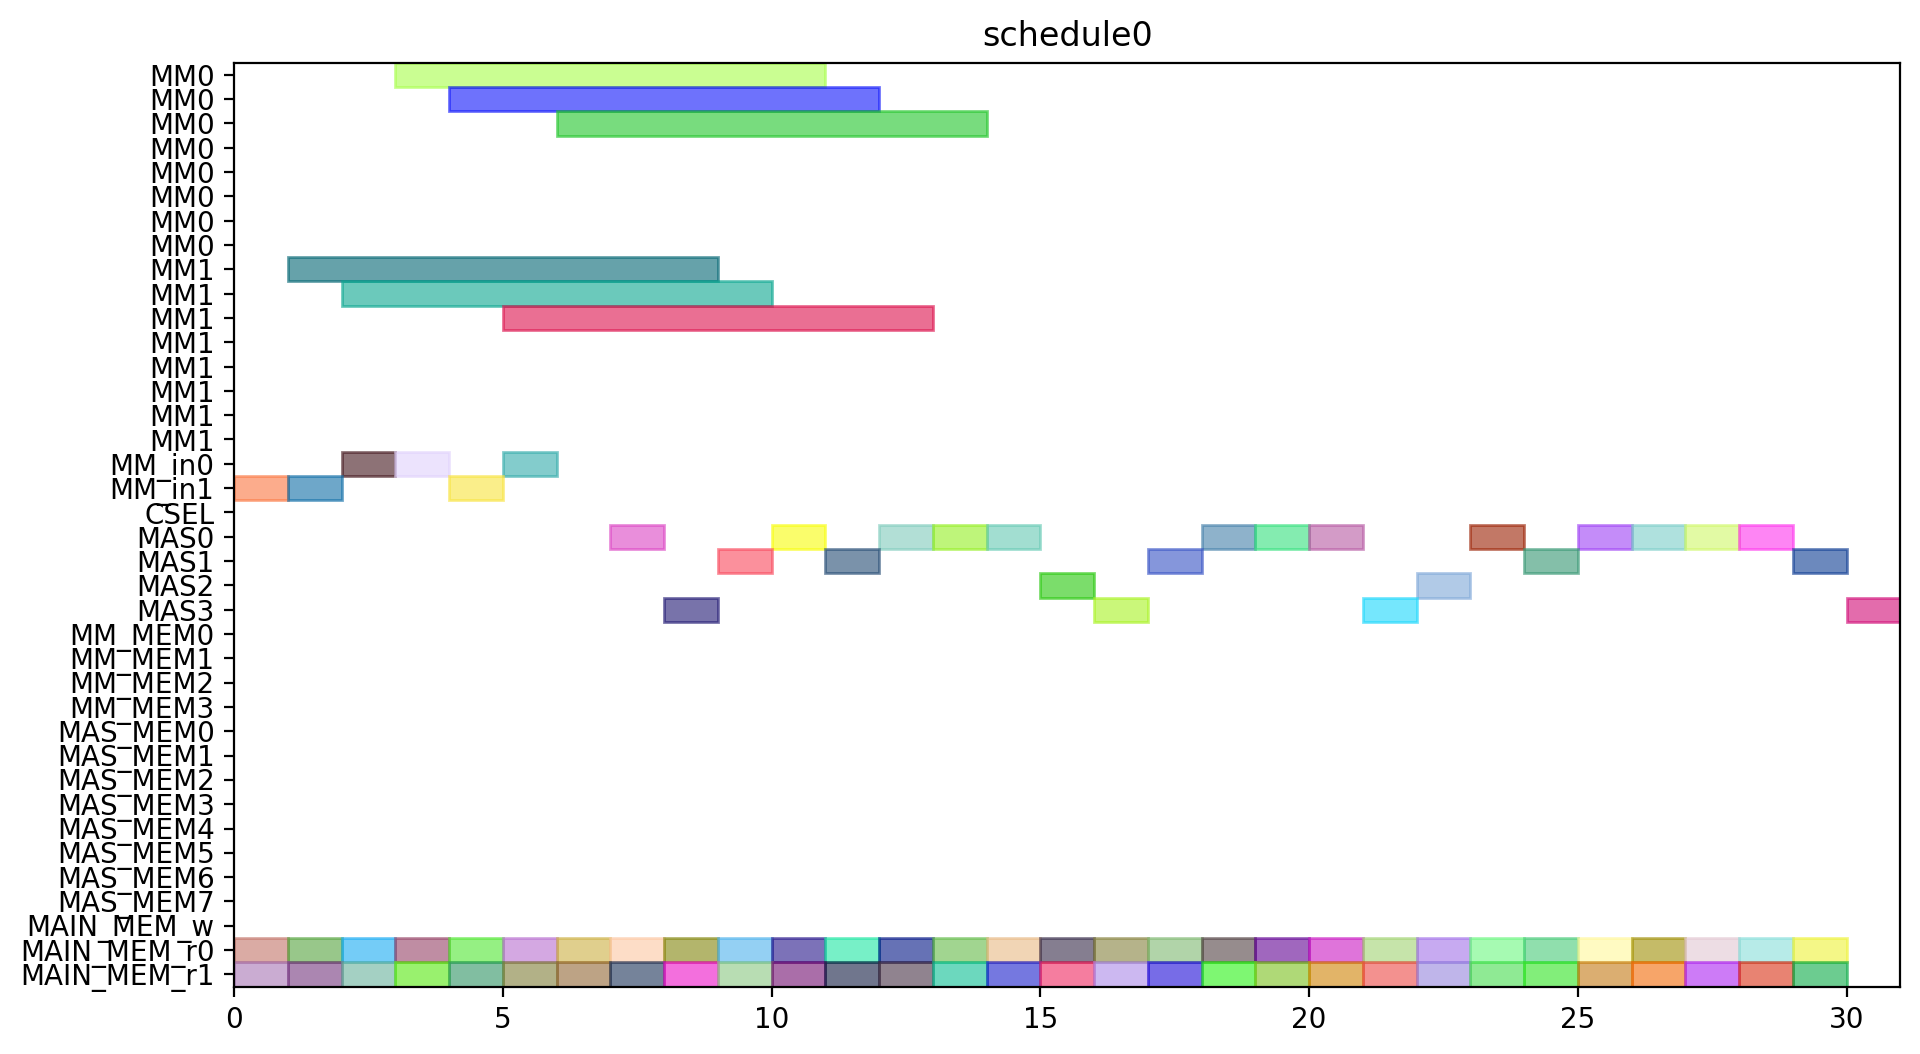

Write Python code to recreate this figure.
from pyschedule import Scenario, solvers, plotters, alt


def solve():
	horizon = 149
	S = Scenario("schedule0", horizon=horizon)

	# resource
	MM = S.Resources('MM', num=2, size=8)
	MM_in = S.Resources('MM_in', num=2)
	CSEL = S.Resource('CSEL')
	MAS = S.Resources('MAS', num=4, size=1, periods=range(1, horizon))
	MM_MEM = S.Resources('MM_MEM', num=4)
	MAS_MEM = S.Resources('MAS_MEM', num=8)
	MAIN_MEM_w = S.Resource('MAIN_MEM_w', size=1)
	MAIN_MEM_r = S.Resources('MAIN_MEM_r', num=2)

	# result of previous scheduling

	# new tasks
	d_t0_a1_0 = S.Task('d_t0_a1_0', length=1, delay_cost=1)
	d_t0_a1_0 += alt(MAS)
	d_t0_a1_0_mem0 = S.Task('d_t0_a1_0_mem0', length=1, delay_cost=1)
	d_t0_a1_0_mem0 += MAIN_MEM_r[0]
	S += d_t0_a1_0_mem0 <= d_t0_a1_0

	d_t0_a1_0_mem1 = S.Task('d_t0_a1_0_mem1', length=1, delay_cost=1)
	d_t0_a1_0_mem1 += MAIN_MEM_r[1]
	S += d_t0_a1_0_mem1 <= d_t0_a1_0

	d_t0_a1_1 = S.Task('d_t0_a1_1', length=1, delay_cost=1)
	d_t0_a1_1 += alt(MAS)
	d_t0_a1_1_mem0 = S.Task('d_t0_a1_1_mem0', length=1, delay_cost=1)
	d_t0_a1_1_mem0 += MAIN_MEM_r[0]
	S += d_t0_a1_1_mem0 <= d_t0_a1_1

	d_t0_a1_1_mem1 = S.Task('d_t0_a1_1_mem1', length=1, delay_cost=1)
	d_t0_a1_1_mem1 += MAIN_MEM_r[1]
	S += d_t0_a1_1_mem1 <= d_t0_a1_1

	d_t0_t10 = S.Task('d_t0_t10', length=1, delay_cost=1)
	d_t0_t10 += alt(MAS)
	d_t0_t10_mem0 = S.Task('d_t0_t10_mem0', length=1, delay_cost=1)
	d_t0_t10_mem0 += MAIN_MEM_r[0]
	S += d_t0_t10_mem0 <= d_t0_t10

	d_t0_t10_mem1 = S.Task('d_t0_t10_mem1', length=1, delay_cost=1)
	d_t0_t10_mem1 += MAIN_MEM_r[1]
	S += d_t0_t10_mem1 <= d_t0_t10

	d_t0_t11 = S.Task('d_t0_t11', length=1, delay_cost=1)
	d_t0_t11 += alt(MAS)
	d_t0_t11_mem0 = S.Task('d_t0_t11_mem0', length=1, delay_cost=1)
	d_t0_t11_mem0 += MAIN_MEM_r[0]
	S += d_t0_t11_mem0 <= d_t0_t11

	d_t0_t11_mem1 = S.Task('d_t0_t11_mem1', length=1, delay_cost=1)
	d_t0_t11_mem1 += MAIN_MEM_r[1]
	S += d_t0_t11_mem1 <= d_t0_t11

	d_t0_t3_t0 = S.Task('d_t0_t3_t0', length=8, delay_cost=1)
	d_t0_t3_t0 += alt(MM)
	d_t0_t3_t0_in = S.Task('d_t0_t3_t0_in', length=1, delay_cost=1)
	d_t0_t3_t0_in += alt(MM_in)
	S += d_t0_t3_t0_in*MM_in[0]<=d_t0_t3_t0*MM[0]
	S += d_t0_t3_t0_in*MM_in[1]<=d_t0_t3_t0*MM[1]
	d_t0_t3_t0_mem0 = S.Task('d_t0_t3_t0_mem0', length=1, delay_cost=1)
	d_t0_t3_t0_mem0 += MAIN_MEM_r[0]
	S += d_t0_t3_t0_mem0 <= d_t0_t3_t0

	d_t0_t3_t0_mem1 = S.Task('d_t0_t3_t0_mem1', length=1, delay_cost=1)
	d_t0_t3_t0_mem1 += MAIN_MEM_r[1]
	S += d_t0_t3_t0_mem1 <= d_t0_t3_t0

	d_t0_t3_t1 = S.Task('d_t0_t3_t1', length=8, delay_cost=1)
	d_t0_t3_t1 += alt(MM)
	d_t0_t3_t1_in = S.Task('d_t0_t3_t1_in', length=1, delay_cost=1)
	d_t0_t3_t1_in += alt(MM_in)
	S += d_t0_t3_t1_in*MM_in[0]<=d_t0_t3_t1*MM[0]
	S += d_t0_t3_t1_in*MM_in[1]<=d_t0_t3_t1*MM[1]
	d_t0_t3_t1_mem0 = S.Task('d_t0_t3_t1_mem0', length=1, delay_cost=1)
	d_t0_t3_t1_mem0 += MAIN_MEM_r[0]
	S += d_t0_t3_t1_mem0 <= d_t0_t3_t1

	d_t0_t3_t1_mem1 = S.Task('d_t0_t3_t1_mem1', length=1, delay_cost=1)
	d_t0_t3_t1_mem1 += MAIN_MEM_r[1]
	S += d_t0_t3_t1_mem1 <= d_t0_t3_t1

	d_t0_t3_t2 = S.Task('d_t0_t3_t2', length=1, delay_cost=1)
	d_t0_t3_t2 += alt(MAS)
	d_t0_t3_t2_mem0 = S.Task('d_t0_t3_t2_mem0', length=1, delay_cost=1)
	d_t0_t3_t2_mem0 += MAIN_MEM_r[0]
	S += d_t0_t3_t2_mem0 <= d_t0_t3_t2

	d_t0_t3_t2_mem1 = S.Task('d_t0_t3_t2_mem1', length=1, delay_cost=1)
	d_t0_t3_t2_mem1 += MAIN_MEM_r[1]
	S += d_t0_t3_t2_mem1 <= d_t0_t3_t2

	d_t0_t3_t3 = S.Task('d_t0_t3_t3', length=1, delay_cost=1)
	d_t0_t3_t3 += alt(MAS)
	d_t0_t3_t3_mem0 = S.Task('d_t0_t3_t3_mem0', length=1, delay_cost=1)
	d_t0_t3_t3_mem0 += MAIN_MEM_r[0]
	S += d_t0_t3_t3_mem0 <= d_t0_t3_t3

	d_t0_t3_t3_mem1 = S.Task('d_t0_t3_t3_mem1', length=1, delay_cost=1)
	d_t0_t3_t3_mem1 += MAIN_MEM_r[1]
	S += d_t0_t3_t3_mem1 <= d_t0_t3_t3

	d_t1_a1_0 = S.Task('d_t1_a1_0', length=1, delay_cost=1)
	d_t1_a1_0 += alt(MAS)
	d_t1_a1_0_mem0 = S.Task('d_t1_a1_0_mem0', length=1, delay_cost=1)
	d_t1_a1_0_mem0 += MAIN_MEM_r[0]
	S += d_t1_a1_0_mem0 <= d_t1_a1_0

	d_t1_a1_0_mem1 = S.Task('d_t1_a1_0_mem1', length=1, delay_cost=1)
	d_t1_a1_0_mem1 += MAIN_MEM_r[1]
	S += d_t1_a1_0_mem1 <= d_t1_a1_0

	d_t1_a1_1 = S.Task('d_t1_a1_1', length=1, delay_cost=1)
	d_t1_a1_1 += alt(MAS)
	d_t1_a1_1_mem0 = S.Task('d_t1_a1_1_mem0', length=1, delay_cost=1)
	d_t1_a1_1_mem0 += MAIN_MEM_r[0]
	S += d_t1_a1_1_mem0 <= d_t1_a1_1

	d_t1_a1_1_mem1 = S.Task('d_t1_a1_1_mem1', length=1, delay_cost=1)
	d_t1_a1_1_mem1 += MAIN_MEM_r[1]
	S += d_t1_a1_1_mem1 <= d_t1_a1_1

	d_t1_t10 = S.Task('d_t1_t10', length=1, delay_cost=1)
	d_t1_t10 += alt(MAS)
	d_t1_t10_mem0 = S.Task('d_t1_t10_mem0', length=1, delay_cost=1)
	d_t1_t10_mem0 += MAIN_MEM_r[0]
	S += d_t1_t10_mem0 <= d_t1_t10

	d_t1_t10_mem1 = S.Task('d_t1_t10_mem1', length=1, delay_cost=1)
	d_t1_t10_mem1 += MAIN_MEM_r[1]
	S += d_t1_t10_mem1 <= d_t1_t10

	d_t1_t11 = S.Task('d_t1_t11', length=1, delay_cost=1)
	d_t1_t11 += alt(MAS)
	d_t1_t11_mem0 = S.Task('d_t1_t11_mem0', length=1, delay_cost=1)
	d_t1_t11_mem0 += MAIN_MEM_r[0]
	S += d_t1_t11_mem0 <= d_t1_t11

	d_t1_t11_mem1 = S.Task('d_t1_t11_mem1', length=1, delay_cost=1)
	d_t1_t11_mem1 += MAIN_MEM_r[1]
	S += d_t1_t11_mem1 <= d_t1_t11

	d_t1_t3_t0 = S.Task('d_t1_t3_t0', length=8, delay_cost=1)
	d_t1_t3_t0 += alt(MM)
	d_t1_t3_t0_in = S.Task('d_t1_t3_t0_in', length=1, delay_cost=1)
	d_t1_t3_t0_in += alt(MM_in)
	S += d_t1_t3_t0_in*MM_in[0]<=d_t1_t3_t0*MM[0]
	S += d_t1_t3_t0_in*MM_in[1]<=d_t1_t3_t0*MM[1]
	d_t1_t3_t0_mem0 = S.Task('d_t1_t3_t0_mem0', length=1, delay_cost=1)
	d_t1_t3_t0_mem0 += MAIN_MEM_r[0]
	S += d_t1_t3_t0_mem0 <= d_t1_t3_t0

	d_t1_t3_t0_mem1 = S.Task('d_t1_t3_t0_mem1', length=1, delay_cost=1)
	d_t1_t3_t0_mem1 += MAIN_MEM_r[1]
	S += d_t1_t3_t0_mem1 <= d_t1_t3_t0

	d_t1_t3_t1 = S.Task('d_t1_t3_t1', length=8, delay_cost=1)
	d_t1_t3_t1 += alt(MM)
	d_t1_t3_t1_in = S.Task('d_t1_t3_t1_in', length=1, delay_cost=1)
	d_t1_t3_t1_in += alt(MM_in)
	S += d_t1_t3_t1_in*MM_in[0]<=d_t1_t3_t1*MM[0]
	S += d_t1_t3_t1_in*MM_in[1]<=d_t1_t3_t1*MM[1]
	d_t1_t3_t1_mem0 = S.Task('d_t1_t3_t1_mem0', length=1, delay_cost=1)
	d_t1_t3_t1_mem0 += MAIN_MEM_r[0]
	S += d_t1_t3_t1_mem0 <= d_t1_t3_t1

	d_t1_t3_t1_mem1 = S.Task('d_t1_t3_t1_mem1', length=1, delay_cost=1)
	d_t1_t3_t1_mem1 += MAIN_MEM_r[1]
	S += d_t1_t3_t1_mem1 <= d_t1_t3_t1

	d_t1_t3_t2 = S.Task('d_t1_t3_t2', length=1, delay_cost=1)
	d_t1_t3_t2 += alt(MAS)
	d_t1_t3_t2_mem0 = S.Task('d_t1_t3_t2_mem0', length=1, delay_cost=1)
	d_t1_t3_t2_mem0 += MAIN_MEM_r[0]
	S += d_t1_t3_t2_mem0 <= d_t1_t3_t2

	d_t1_t3_t2_mem1 = S.Task('d_t1_t3_t2_mem1', length=1, delay_cost=1)
	d_t1_t3_t2_mem1 += MAIN_MEM_r[1]
	S += d_t1_t3_t2_mem1 <= d_t1_t3_t2

	d_t1_t3_t3 = S.Task('d_t1_t3_t3', length=1, delay_cost=1)
	d_t1_t3_t3 += alt(MAS)
	d_t1_t3_t3_mem0 = S.Task('d_t1_t3_t3_mem0', length=1, delay_cost=1)
	d_t1_t3_t3_mem0 += MAIN_MEM_r[0]
	S += d_t1_t3_t3_mem0 <= d_t1_t3_t3

	d_t1_t3_t3_mem1 = S.Task('d_t1_t3_t3_mem1', length=1, delay_cost=1)
	d_t1_t3_t3_mem1 += MAIN_MEM_r[1]
	S += d_t1_t3_t3_mem1 <= d_t1_t3_t3

	d_t2_a1_0 = S.Task('d_t2_a1_0', length=1, delay_cost=1)
	d_t2_a1_0 += alt(MAS)
	d_t2_a1_0_mem0 = S.Task('d_t2_a1_0_mem0', length=1, delay_cost=1)
	d_t2_a1_0_mem0 += MAIN_MEM_r[0]
	S += d_t2_a1_0_mem0 <= d_t2_a1_0

	d_t2_a1_0_mem1 = S.Task('d_t2_a1_0_mem1', length=1, delay_cost=1)
	d_t2_a1_0_mem1 += MAIN_MEM_r[1]
	S += d_t2_a1_0_mem1 <= d_t2_a1_0

	d_t2_a1_1 = S.Task('d_t2_a1_1', length=1, delay_cost=1)
	d_t2_a1_1 += alt(MAS)
	d_t2_a1_1_mem0 = S.Task('d_t2_a1_1_mem0', length=1, delay_cost=1)
	d_t2_a1_1_mem0 += MAIN_MEM_r[0]
	S += d_t2_a1_1_mem0 <= d_t2_a1_1

	d_t2_a1_1_mem1 = S.Task('d_t2_a1_1_mem1', length=1, delay_cost=1)
	d_t2_a1_1_mem1 += MAIN_MEM_r[1]
	S += d_t2_a1_1_mem1 <= d_t2_a1_1

	d_t2_t10 = S.Task('d_t2_t10', length=1, delay_cost=1)
	d_t2_t10 += alt(MAS)
	d_t2_t10_mem0 = S.Task('d_t2_t10_mem0', length=1, delay_cost=1)
	d_t2_t10_mem0 += MAIN_MEM_r[0]
	S += d_t2_t10_mem0 <= d_t2_t10

	d_t2_t10_mem1 = S.Task('d_t2_t10_mem1', length=1, delay_cost=1)
	d_t2_t10_mem1 += MAIN_MEM_r[1]
	S += d_t2_t10_mem1 <= d_t2_t10

	d_t2_t11 = S.Task('d_t2_t11', length=1, delay_cost=1)
	d_t2_t11 += alt(MAS)
	d_t2_t11_mem0 = S.Task('d_t2_t11_mem0', length=1, delay_cost=1)
	d_t2_t11_mem0 += MAIN_MEM_r[0]
	S += d_t2_t11_mem0 <= d_t2_t11

	d_t2_t11_mem1 = S.Task('d_t2_t11_mem1', length=1, delay_cost=1)
	d_t2_t11_mem1 += MAIN_MEM_r[1]
	S += d_t2_t11_mem1 <= d_t2_t11

	d_t2_t3_t0 = S.Task('d_t2_t3_t0', length=8, delay_cost=1)
	d_t2_t3_t0 += alt(MM)
	d_t2_t3_t0_in = S.Task('d_t2_t3_t0_in', length=1, delay_cost=1)
	d_t2_t3_t0_in += alt(MM_in)
	S += d_t2_t3_t0_in*MM_in[0]<=d_t2_t3_t0*MM[0]
	S += d_t2_t3_t0_in*MM_in[1]<=d_t2_t3_t0*MM[1]
	d_t2_t3_t0_mem0 = S.Task('d_t2_t3_t0_mem0', length=1, delay_cost=1)
	d_t2_t3_t0_mem0 += MAIN_MEM_r[0]
	S += d_t2_t3_t0_mem0 <= d_t2_t3_t0

	d_t2_t3_t0_mem1 = S.Task('d_t2_t3_t0_mem1', length=1, delay_cost=1)
	d_t2_t3_t0_mem1 += MAIN_MEM_r[1]
	S += d_t2_t3_t0_mem1 <= d_t2_t3_t0

	d_t2_t3_t1 = S.Task('d_t2_t3_t1', length=8, delay_cost=1)
	d_t2_t3_t1 += alt(MM)
	d_t2_t3_t1_in = S.Task('d_t2_t3_t1_in', length=1, delay_cost=1)
	d_t2_t3_t1_in += alt(MM_in)
	S += d_t2_t3_t1_in*MM_in[0]<=d_t2_t3_t1*MM[0]
	S += d_t2_t3_t1_in*MM_in[1]<=d_t2_t3_t1*MM[1]
	d_t2_t3_t1_mem0 = S.Task('d_t2_t3_t1_mem0', length=1, delay_cost=1)
	d_t2_t3_t1_mem0 += MAIN_MEM_r[0]
	S += d_t2_t3_t1_mem0 <= d_t2_t3_t1

	d_t2_t3_t1_mem1 = S.Task('d_t2_t3_t1_mem1', length=1, delay_cost=1)
	d_t2_t3_t1_mem1 += MAIN_MEM_r[1]
	S += d_t2_t3_t1_mem1 <= d_t2_t3_t1

	d_t2_t3_t2 = S.Task('d_t2_t3_t2', length=1, delay_cost=1)
	d_t2_t3_t2 += alt(MAS)
	d_t2_t3_t2_mem0 = S.Task('d_t2_t3_t2_mem0', length=1, delay_cost=1)
	d_t2_t3_t2_mem0 += MAIN_MEM_r[0]
	S += d_t2_t3_t2_mem0 <= d_t2_t3_t2

	d_t2_t3_t2_mem1 = S.Task('d_t2_t3_t2_mem1', length=1, delay_cost=1)
	d_t2_t3_t2_mem1 += MAIN_MEM_r[1]
	S += d_t2_t3_t2_mem1 <= d_t2_t3_t2

	d_t2_t3_t3 = S.Task('d_t2_t3_t3', length=1, delay_cost=1)
	d_t2_t3_t3 += alt(MAS)
	d_t2_t3_t3_mem0 = S.Task('d_t2_t3_t3_mem0', length=1, delay_cost=1)
	d_t2_t3_t3_mem0 += MAIN_MEM_r[0]
	S += d_t2_t3_t3_mem0 <= d_t2_t3_t3

	d_t2_t3_t3_mem1 = S.Task('d_t2_t3_t3_mem1', length=1, delay_cost=1)
	d_t2_t3_t3_mem1 += MAIN_MEM_r[1]
	S += d_t2_t3_t3_mem1 <= d_t2_t3_t3

	d_t3000 = S.Task('d_t3000', length=1, delay_cost=1)
	d_t3000 += alt(MAS)
	d_t3000_mem0 = S.Task('d_t3000_mem0', length=1, delay_cost=1)
	d_t3000_mem0 += MAIN_MEM_r[0]
	S += d_t3000_mem0 <= d_t3000

	d_t3000_mem1 = S.Task('d_t3000_mem1', length=1, delay_cost=1)
	d_t3000_mem1 += MAIN_MEM_r[1]
	S += d_t3000_mem1 <= d_t3000

	d_t3001 = S.Task('d_t3001', length=1, delay_cost=1)
	d_t3001 += alt(MAS)
	d_t3001_mem0 = S.Task('d_t3001_mem0', length=1, delay_cost=1)
	d_t3001_mem0 += MAIN_MEM_r[0]
	S += d_t3001_mem0 <= d_t3001

	d_t3001_mem1 = S.Task('d_t3001_mem1', length=1, delay_cost=1)
	d_t3001_mem1 += MAIN_MEM_r[1]
	S += d_t3001_mem1 <= d_t3001

	d_t3010 = S.Task('d_t3010', length=1, delay_cost=1)
	d_t3010 += alt(MAS)
	d_t3010_mem0 = S.Task('d_t3010_mem0', length=1, delay_cost=1)
	d_t3010_mem0 += MAIN_MEM_r[0]
	S += d_t3010_mem0 <= d_t3010

	d_t3010_mem1 = S.Task('d_t3010_mem1', length=1, delay_cost=1)
	d_t3010_mem1 += MAIN_MEM_r[1]
	S += d_t3010_mem1 <= d_t3010

	d_t3011 = S.Task('d_t3011', length=1, delay_cost=1)
	d_t3011 += alt(MAS)
	d_t3011_mem0 = S.Task('d_t3011_mem0', length=1, delay_cost=1)
	d_t3011_mem0 += MAIN_MEM_r[0]
	S += d_t3011_mem0 <= d_t3011

	d_t3011_mem1 = S.Task('d_t3011_mem1', length=1, delay_cost=1)
	d_t3011_mem1 += MAIN_MEM_r[1]
	S += d_t3011_mem1 <= d_t3011

	d_t4000 = S.Task('d_t4000', length=1, delay_cost=1)
	d_t4000 += alt(MAS)
	d_t4000_mem0 = S.Task('d_t4000_mem0', length=1, delay_cost=1)
	d_t4000_mem0 += MAIN_MEM_r[0]
	S += d_t4000_mem0 <= d_t4000

	d_t4000_mem1 = S.Task('d_t4000_mem1', length=1, delay_cost=1)
	d_t4000_mem1 += MAIN_MEM_r[1]
	S += d_t4000_mem1 <= d_t4000

	d_t4001 = S.Task('d_t4001', length=1, delay_cost=1)
	d_t4001 += alt(MAS)
	d_t4001_mem0 = S.Task('d_t4001_mem0', length=1, delay_cost=1)
	d_t4001_mem0 += MAIN_MEM_r[0]
	S += d_t4001_mem0 <= d_t4001

	d_t4001_mem1 = S.Task('d_t4001_mem1', length=1, delay_cost=1)
	d_t4001_mem1 += MAIN_MEM_r[1]
	S += d_t4001_mem1 <= d_t4001

	solvers.mip.solve(S,msg=1,kind='CPLEX',ratio_gap=1.01)

	solution = [['hoge']*len(S.solution()[1]) for i in range(len(S.solution()))]
	for i in range(len(S.solution())):
		for j in range(len(S.solution()[i])):
			solution[i][j]=str(S.solution()[i][j])
	print(solution)

	cycles = int(solution[-1][3])

	pic_file_name = "/home/mfukuda/ABE/multiRAM_multiMAS_16mux/scheduling_result/stage8MM2_stage1MAS4/FP12_LADDERMUL/schedule0.png"
	if(S.solution() != []):
		plotters.matplotlib.plot(S,img_filename=pic_file_name, show_task_labels=False, fig_size=(cycles*0.25+3, 6))

	return solution
